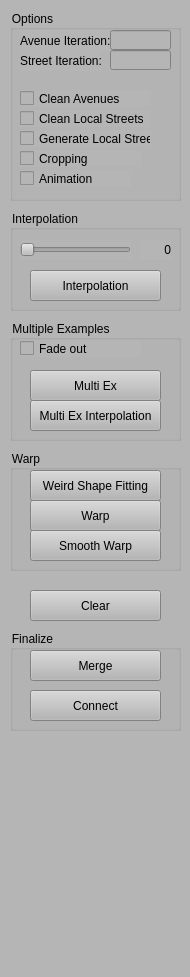
<?xml version="1.0" encoding="UTF-8"?>
<ui version="4.0">
 <class>ControlWidget</class>
 <widget class="QDockWidget" name="ControlWidget">
  <property name="geometry">
   <rect>
    <x>0</x>
    <y>0</y>
    <width>190</width>
    <height>977</height>
   </rect>
  </property>
  <property name="minimumSize">
   <size>
    <width>190</width>
    <height>240</height>
   </size>
  </property>
  <property name="styleSheet">
   <string notr="true">background-color: rgb(181, 181, 181);</string>
  </property>
  <widget class="QWidget" name="dockWidgetContents">
   <widget class="QGroupBox" name="groupBox_8">
    <property name="geometry">
     <rect>
      <x>10</x>
      <y>320</y>
      <width>171</width>
      <height>121</height>
     </rect>
    </property>
    <property name="title">
     <string>Multiple Examples</string>
    </property>
    <widget class="QPushButton" name="pushButtonGenerateMultiEx">
     <property name="geometry">
      <rect>
       <x>20</x>
       <y>50</y>
       <width>131</width>
       <height>31</height>
      </rect>
     </property>
     <property name="text">
      <string>Multi Ex</string>
     </property>
    </widget>
    <widget class="QCheckBox" name="checkBoxFadeOut">
     <property name="geometry">
      <rect>
       <x>10</x>
       <y>20</y>
       <width>121</width>
       <height>17</height>
      </rect>
     </property>
     <property name="text">
      <string>Fade out</string>
     </property>
    </widget>
    <widget class="QPushButton" name="pushButtonGenerateMultiIntEx">
     <property name="geometry">
      <rect>
       <x>20</x>
       <y>80</y>
       <width>131</width>
       <height>31</height>
      </rect>
     </property>
     <property name="text">
      <string>Multi Ex Interpolation</string>
     </property>
    </widget>
   </widget>
   <widget class="QGroupBox" name="groupBox">
    <property name="geometry">
     <rect>
      <x>10</x>
      <y>10</y>
      <width>171</width>
      <height>191</height>
     </rect>
    </property>
    <property name="title">
     <string>Options</string>
    </property>
    <widget class="QLabel" name="label">
     <property name="geometry">
      <rect>
       <x>10</x>
       <y>20</y>
       <width>91</width>
       <height>21</height>
      </rect>
     </property>
     <property name="text">
      <string>Avenue Iteration:</string>
     </property>
    </widget>
    <widget class="QLineEdit" name="lineEditNumAvenueIterations">
     <property name="geometry">
      <rect>
       <x>100</x>
       <y>20</y>
       <width>61</width>
       <height>20</height>
      </rect>
     </property>
     <property name="alignment">
      <set>Qt::AlignRight|Qt::AlignTrailing|Qt::AlignVCenter</set>
     </property>
    </widget>
    <widget class="QCheckBox" name="checkBoxLocalStreets">
     <property name="geometry">
      <rect>
       <x>10</x>
       <y>120</y>
       <width>131</width>
       <height>17</height>
      </rect>
     </property>
     <property name="text">
      <string>Generate Local Streets</string>
     </property>
    </widget>
    <widget class="QCheckBox" name="checkBoxCropping">
     <property name="geometry">
      <rect>
       <x>10</x>
       <y>140</y>
       <width>121</width>
       <height>17</height>
      </rect>
     </property>
     <property name="text">
      <string>Cropping</string>
     </property>
    </widget>
    <widget class="QCheckBox" name="checkBoxAnimation">
     <property name="geometry">
      <rect>
       <x>10</x>
       <y>160</y>
       <width>111</width>
       <height>17</height>
      </rect>
     </property>
     <property name="text">
      <string>Animation</string>
     </property>
    </widget>
    <widget class="QLabel" name="label_3">
     <property name="geometry">
      <rect>
       <x>10</x>
       <y>40</y>
       <width>81</width>
       <height>21</height>
      </rect>
     </property>
     <property name="text">
      <string>Street Iteration:</string>
     </property>
    </widget>
    <widget class="QLineEdit" name="lineEditNumStreetIterations">
     <property name="geometry">
      <rect>
       <x>100</x>
       <y>40</y>
       <width>61</width>
       <height>20</height>
      </rect>
     </property>
     <property name="alignment">
      <set>Qt::AlignRight|Qt::AlignTrailing|Qt::AlignVCenter</set>
     </property>
    </widget>
    <widget class="QCheckBox" name="checkBoxCleanAvenues">
     <property name="geometry">
      <rect>
       <x>10</x>
       <y>80</y>
       <width>131</width>
       <height>17</height>
      </rect>
     </property>
     <property name="text">
      <string>Clean Avenues</string>
     </property>
    </widget>
    <widget class="QCheckBox" name="checkBoxCleanStreets">
     <property name="geometry">
      <rect>
       <x>10</x>
       <y>100</y>
       <width>131</width>
       <height>17</height>
      </rect>
     </property>
     <property name="text">
      <string>Clean Local Streets</string>
     </property>
    </widget>
   </widget>
   <widget class="QGroupBox" name="groupBox_5">
    <property name="geometry">
     <rect>
      <x>10</x>
      <y>630</y>
      <width>171</width>
      <height>101</height>
     </rect>
    </property>
    <property name="title">
     <string>Finalize</string>
    </property>
    <widget class="QPushButton" name="pushButtonConnect">
     <property name="geometry">
      <rect>
       <x>20</x>
       <y>60</y>
       <width>131</width>
       <height>31</height>
      </rect>
     </property>
     <property name="text">
      <string>Connect</string>
     </property>
    </widget>
    <widget class="QPushButton" name="pushButtonMerge">
     <property name="geometry">
      <rect>
       <x>20</x>
       <y>20</y>
       <width>131</width>
       <height>31</height>
      </rect>
     </property>
     <property name="text">
      <string>Merge</string>
     </property>
    </widget>
   </widget>
   <widget class="QGroupBox" name="groupBox_2">
    <property name="geometry">
     <rect>
      <x>10</x>
      <y>210</y>
      <width>171</width>
      <height>101</height>
     </rect>
    </property>
    <property name="title">
     <string>Interpolation</string>
    </property>
    <widget class="QSlider" name="horizontalSliderInterpolationFactor">
     <property name="geometry">
      <rect>
       <x>10</x>
       <y>30</y>
       <width>111</width>
       <height>20</height>
      </rect>
     </property>
     <property name="maximum">
      <number>100</number>
     </property>
     <property name="orientation">
      <enum>Qt::Horizontal</enum>
     </property>
    </widget>
    <widget class="QLabel" name="labelInterpolationFactor">
     <property name="geometry">
      <rect>
       <x>130</x>
       <y>30</y>
       <width>31</width>
       <height>20</height>
      </rect>
     </property>
     <property name="styleSheet">
      <string notr="true"/>
     </property>
     <property name="frameShape">
      <enum>QFrame::NoFrame</enum>
     </property>
     <property name="frameShadow">
      <enum>QFrame::Plain</enum>
     </property>
     <property name="text">
      <string>0</string>
     </property>
     <property name="alignment">
      <set>Qt::AlignRight|Qt::AlignTrailing|Qt::AlignVCenter</set>
     </property>
    </widget>
    <widget class="QPushButton" name="pushButtonGenerateInterpolation">
     <property name="geometry">
      <rect>
       <x>20</x>
       <y>60</y>
       <width>131</width>
       <height>31</height>
      </rect>
     </property>
     <property name="text">
      <string>Interpolation</string>
     </property>
    </widget>
   </widget>
   <widget class="QGroupBox" name="groupBox_3">
    <property name="geometry">
     <rect>
      <x>10</x>
      <y>450</y>
      <width>171</width>
      <height>121</height>
     </rect>
    </property>
    <property name="title">
     <string>Warp</string>
    </property>
    <widget class="QPushButton" name="pushButtonGenerateWarp">
     <property name="geometry">
      <rect>
       <x>20</x>
       <y>50</y>
       <width>131</width>
       <height>31</height>
      </rect>
     </property>
     <property name="text">
      <string>Warp</string>
     </property>
    </widget>
    <widget class="QPushButton" name="pushButtonGenerateUShape">
     <property name="geometry">
      <rect>
       <x>20</x>
       <y>20</y>
       <width>131</width>
       <height>31</height>
      </rect>
     </property>
     <property name="text">
      <string>Weird Shape Fitting</string>
     </property>
    </widget>
    <widget class="QPushButton" name="pushButtonGenerateSmoothWarp">
     <property name="geometry">
      <rect>
       <x>20</x>
       <y>80</y>
       <width>131</width>
       <height>31</height>
      </rect>
     </property>
     <property name="text">
      <string>Smooth Warp</string>
     </property>
    </widget>
   </widget>
   <widget class="QPushButton" name="pushButtonClear">
    <property name="geometry">
     <rect>
      <x>30</x>
      <y>590</y>
      <width>131</width>
      <height>31</height>
     </rect>
    </property>
    <property name="text">
     <string>Clear</string>
    </property>
   </widget>
  </widget>
 </widget>
 <resources/>
 <connections/>
</ui>
